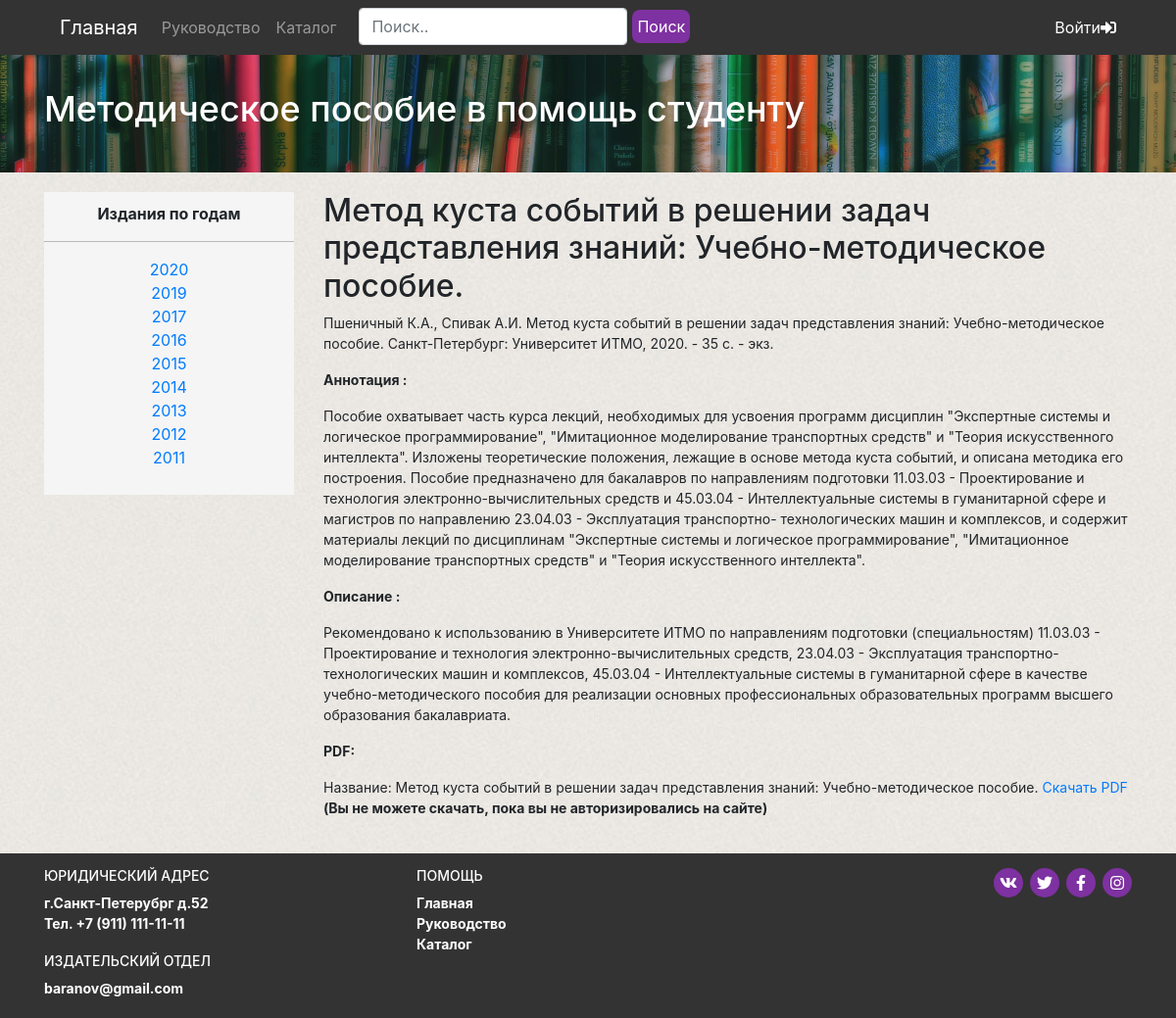
The app's page /book.php?book_id=5 with its own data.
### tables this page shows
CREATE TABLE `years` (
  `year_id` int(11) NOT NULL,
  `year` int(5) NOT NULL
);

CREATE TABLE `books` (
  `book_id` int(11) NOT NULL,
  `name` varchar(255) NOT NULL,
  `author` varchar(256) NOT NULL,
  `additional_information` text NOT NULL,
  `image` text NOT NULL,
  `annotation` text NOT NULL,
  `description` text NOT NULL,
  `PDF` text NOT NULL,
  `year_id` int(11) NOT NULL DEFAULT 0
);

### include/functions.php (called while the page is built, shortened)
<?php
function get_years() {
	global $link;
	$sql = "SELECT * FROM years";
	$result = mysqli_query($link, $sql);
	$years = mysqli_fetch_all($result, MYSQLI_ASSOC);
	return $years;
}
function get_book_by_id($book_id) {
	global $link;
	$sql = "SELECT * FROM books WHERE book_id = ".$book_id;
	$result = mysqli_query($link, $sql);
	$book = mysqli_fetch_assoc($result);
	return $book;
}
?>

### book.php (the view, shortened to what this page needs)
<?php
$book_id = htmlspecialchars($_GET['book_id']);
require_once("header.php");
$book = get_book_by_id($book_id);
?>
<section class="book bg">
	<div class="container">
		<div class="row">
			<div class="col-md-3">
				<div class="years-block">
					<p class="years-block__title">Издания по годам</p>
					<hr>
					<ul class="years-block__list">
							<?php
						$years = get_years();
						?>
						<?php foreach($years as $year) : ?>
							<a href="year.php?year_id=<?=$year['year_id']?>" class="years-block__item"><?=$year['year']?><li></li></a>
							<?php endforeach; ?>
					</ul>
				</div>
			</div>
			<div class="col-md-9">
				<div class="book-block">
					<h2 class="book-block__title"><?=$book['name']?></h2>
					<p class="book-block__info"><?=$book['author'].' '?><?=$book['name'].' '?><?=$book['additional_information']?></p>
					<p><b>Аннотация :</b></p>
					<p class="book-block__annotation"><?=$book['annotation']?></p>
					<p><b>Описание :</b></p>
					<p class="book-block__description"><?=$book['description']?></p>
					<p><b>PDF:</b></p>
					<p class="book-block__PDF">
						Название: <?=$book['name'].' '?>
						<?php
						if(!isset($_SESSION['email']) && !isset($_SESSION['password'])){
						?>
							<a href="files/<?=$book['PDF']?> " target="_blank" onclick="return false;">
									Скачать PDF
							</a>
							<b>(Вы не можете скачать, пока вы не авторизировались на сайте)</b>
						<?php
						}else{
						?>
							<a href="files/<?=$book['PDF']?>" target="_blank">
									Скачать PDF
							</a>
						<?php
									}
						?>
					</p>
				</div>
			</div>
		</div>
	</div>
</section>
<?php
require_once("footer.php");
?>

### css/styles.css (style rules this page uses)
hr { border: none; color: #adadad88; background-color: #adadad88; height: 2px; width: 100%; margin: 21px 0px; }
.bg { background-image: url("../img/bg/bg-content1.jpg"); background-repeat: repeat; padding: 20px 0; min-height: 70%; }
.years-block { text-align: center; background-color: #f5f5f5; padding: 10px 0; }
.years-block__title { font-weight: 700; }
.years-block__list { list-style: none; padding: 0; }
.years-block__item { display: -webkit-box; display: -ms-flexbox; display: flex; -webkit-box-pack: center; -ms-flex-pack: center; justify-content: center; }
.book-block { font-size: 14px; }

### records on screen
years: year "2020"
years: year "2019"
years: year "2017"
years: year "2016"
years: year "2015"
years: year "2014"
years: year "2013"
years: year "2012"
years: year "2011"
books: name "Метод куста событий в решении задач представления знаний: Учебно-методическое пособие.", author "Пшеничный К.А., Спивак А.И.", additional_information "Санкт-Петербург: Университет ИТМО, 2020. - 35 с. - экз.", annotation "Пособие охватывает часть курса лекций, необходимых для усвоения программ дисциплин \"Экспертные системы и логическое программирование\", \"Имитационное моделирование транспортных средств\" и \"Теория искусственного интеллекта\". Изложены теоретические положения, лежащие в основе метода куста событий, и описана методика его построения. Пособие предназначено для бакалавров по направлениям подготовки 11.03.03 - Проектирование и технология электронно-вычислительных средств и 45.03.04 - Интеллектуальные системы в гуманитарной сфере и магистров по направлению 23.04.03 - Эксплуатация транспортно- технологических машин и комплексов, и содержит материалы лекций по дисциплинам \"Экспертные системы и…", description "Рекомендовано к использованию в Университете ИТМО по направлениям подготовки (cпециальностям) 11.03.03 - Проектирование и технология электронно-вычислительных средств, 23.04.03 - Эксплуатация транспортно-технологических машин и комплексов, 45.03.04 - Интеллектуальные системы в гуманитарной сфере в качестве учебно-методического пособия для реализации основных профессиональных образовательных программ высшего образования бакалавриата."
